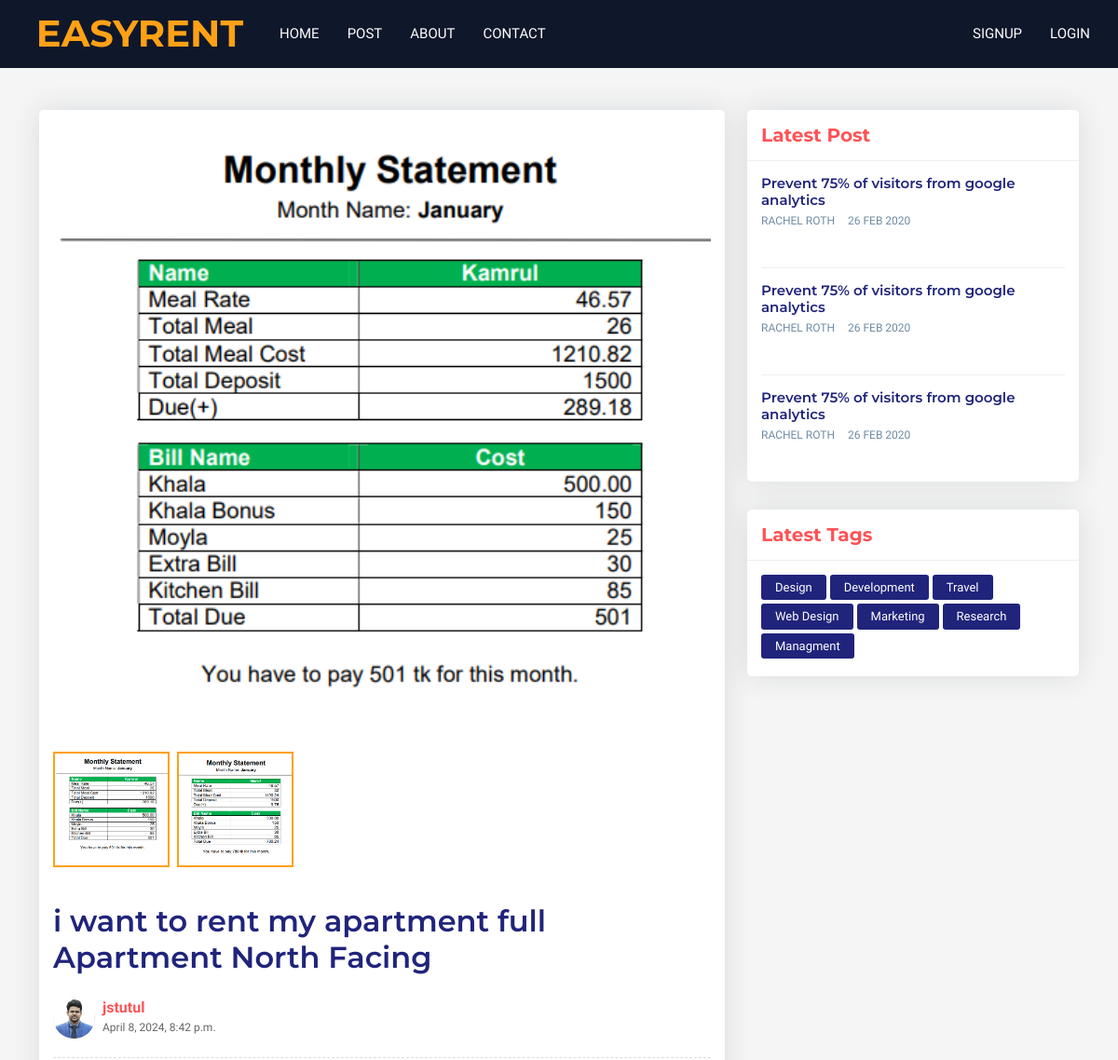
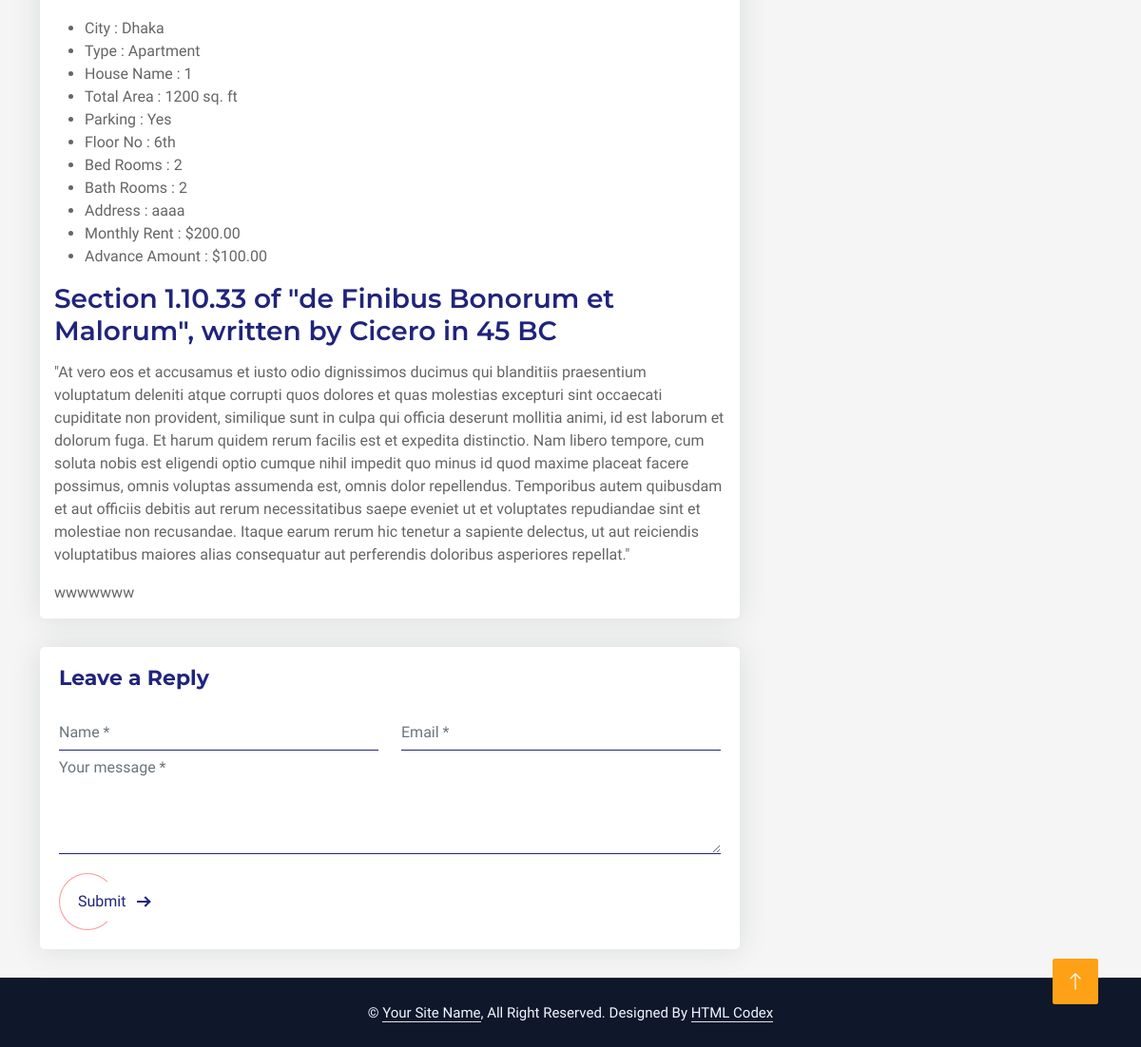
The page /details/7 on the database its author committed (2 pictures, top to bottom).
### App_Rental/models.py (models this page shows, shortened)
class House(models.Model):
    owner = models.ForeignKey(User, on_delete=models.CASCADE)
    title = models.CharField(max_length=500, blank=False)
    city = models.ForeignKey(City, on_delete=models.DO_NOTHING)
    address = models.CharField(max_length=500, blank=False)
    house_type = models.CharField(max_length=10, choices=HOUSE_TYPE_LIST, default="1")
    house_name = models.CharField(max_length=200, null=True)
    house_area = models.IntegerField(default=800)
    description = RichTextField(null=True)
    is_parking = models.BooleanField(default=True)
    total_bedrooms = models.IntegerField(default=0)
    total_bathrooms = models.IntegerField(default=0)
    floor_no = models.IntegerField(default=0)
    map_link =models.CharField(max_length=10000,blank=True)
    monthly_rent = models.DecimalField(max_digits=10, decimal_places=2, default=Decimal('0.00'))
    advacne_rent = models.DecimalField(max_digits=10, decimal_places=2, default=Decimal('0.00'))
    images = models.ManyToManyField('HouseImage', related_name='houses', blank=True)
    is_active=models.BooleanField(default=False)
    is_reject=models.BooleanField(default=False)
    is_rented=models.BooleanField(default=False)
    created=models.DateTimeField(auto_now=True,auto_now_add=False)

class HouseImage(models.Model):
    image = models.ImageField(upload_to='house_photos/')

class City(models.Model):
    name = models.CharField(max_length=200, blank=False)
    is_active = models.BooleanField(default=True)

### App_Account/models.py (models this page shows, shortened)
class UserProfile(models.Model):
    user = models.OneToOneField(User, on_delete=models.CASCADE)
    userType = models.CharField(max_length=10, choices=USER_TYPE_LIST, default=2)
    mobile = models.CharField(max_length=15, blank=True)
    nid = models.CharField(max_length=20, blank=True)
    photo = models.ImageField(upload_to='user_photos/', blank=True)
    city = models.CharField(max_length=100)
    present_address = models.TextField()
    permanent_address = models.TextField()

### HouseRental/views.py (the view)
# urls.py: path('details/<int:id>',Details,name="details"),
def Details(request,id):
    try:
        singlepost=House.objects.get(id=id)
        house_type_list = list(HOUSE_TYPE_LIST)
        houseType=""
        for value,label in house_type_list:
            if value == singlepost.house_type:
                houseType=label
    except House.DoesNotExist:
        return redirect("home")
    contex={
            'rent':singlepost,
            'houseType':houseType
        }
    return render(request,'details.html',contex)

### templates/details.html (shortened to what this page needs)
{% extends 'base.html'%}
{% load static%}
{% block main %}
<div class="blog-single gray-bg">
    <div class="container">
        <div class="row align-items-start">
            <div class="col-lg-8 m-15px-tb">
                <article class="article">
                    <div class="article-img">
                        <img src="{{rent.images.all.0.image.url}}" class="w-100" title="" alt="">
                    </div>
                    <div class="img-list my-4">
                        <div class="d-flex flex-wrap gap-2">
                            {% for image in rent.images.all %}
                            <div class="sg-img">
                                <a href="javascript:void(0);">
                                    <img src="{{ image.image.url }}" alt="image description"></a>
                            </div>
                            {% endfor %}
                        </div>
                    </div>
                    <div class="article-title">
                        <h2>{{rent.title}}</h2>
                        <div class="media d-flex">
                            <div class="avatar">
                                <img src="{{rent.owner.userprofile.photo.url}}" title="" alt="">
                            </div>
                            <div class="media-body">
                                <label>{{rent.owner}}</label>
                                <span>{{rent.created}}</span>
                            </div>
                        </div>
                    </div>
                    <div class="article-content">
                        <ul>
                            <li>City : {{rent.city.name}} </li>
                            <li>Type : {{houseType}} </li>
                            <li>House Name : {{rent.house_name}} </li>
                            <li>Total Area : {{rent.house_area}} sq. ft </li>
                            <li>Parking : {% if rent.is_parking %} Yes {% else %} No {% endif %}</li>
                            <li>Floor No : {{rent.floor_no}}th </li>
                            <li>Bed Rooms : {{rent.total_bedrooms}} </li>
                            <li>Bath Rooms : {{rent.total_bathrooms}} </li>
                            <li>Address : {{rent.address}} </li>
                            <li>Monthly Rent : ${{rent.monthly_rent}} </li>
                            <li>Advance Amount : ${{rent.advacne_rent}} </li>
                        </ul>
                        <div class="col-lg-12">
                            {{rent.description|safe}}
                        </div>
                        <div class="col-lg-12">
                            {{rent.map_link|safe}}
                        </div>
                    </div>
                </article>
                <div class="contact-form article-comment">
                    <h4>Leave a Reply</h4>
                    <form id="contact-form" method="POST">
                        <div class="row">
                            <div class="col-md-6">
                                <div class="form-group">
                                    <input name="Name" id="name" placeholder="Name *" class="form-control" type="text">
                                </div>
                            </div>
                            <div class="col-md-6">
                                <div class="form-group">
                                    <input name="Email" id="email" placeholder="Email *" class="form-control"
                                        type="email">
                                </div>
                            </div>
                            <div class="col-md-12">
                                <div class="form-group">
                                    <textarea name="message" id="message" placeholder="Your message *" rows="4"
                                        class="form-control"></textarea>
                                </div>
                            </div>
                            <div class="col-md-12">
                                <div class="send">
                                    <button class="px-btn theme"><span>Submit</span> <i class="arrow"></i></button>
                                </div>
                            </div>
                        </div>
                    </form>
                </div>
            </div>
            <div class="col-lg-4 m-15px-tb blog-aside">
                <div class="widget widget-latest-post">
                    <div class="widget-title">
                        <h3>Latest Post</h3>
                    </div>
                    <div class="widget-body">
                        <div class="latest-post-aside media">
                            <div class="lpa-left media-body">
                                <div class="lpa-title">
                                    <h5><a href="#">Prevent 75% of visitors from google analytics</a></h5>
                                </div>
                                <div class="lpa-meta">
                                    <a class="name" href="#">
                                        Rachel Roth
                                    </a>
                                    <a class="date" href="#">
                                        26 FEB 2020
                                    </a>
                                </div>
                            </div>
                            <div class="lpa-right">
                            </div>
                        </div>
                        <div class="latest-post-aside media">
                            <div class="lpa-left media-body">
                                <div class="lpa-title">
                                    <h5><a href="#">Prevent 75% of visitors from google analytics</a></h5>
                                </div>
                                <div class="lpa-meta">
                                    <a class="name" href="#">
                                        Rachel Roth
                                    </a>
                                    <a class="date" href="#">
                                        26 FEB 2020
                                    </a>
                                </div>
                            </div>
                            <div class="lpa-right">
                            </div>
                        </div>
                        <div class="latest-post-aside media">
                            <div class="lpa-left media-body">
                                <div class="lpa-title">
                                    <h5><a href="#">Prevent 75% of visitors from google analytics</a></h5>
                                </div>
                                <div class="lpa-meta">
                                    <a class="name" href="#">
                                        Rachel Roth
                                    </a>
                                    <a class="date" href="#">
                                        26 FEB 2020
                                    </a>
                                </div>
                            </div>
                            <div class="lpa-right">
                            </div>
                        </div>
                    </div>
                </div>
                <div class="widget widget-tags">
                    <div class="widget-title">
                        <h3>Latest Tags</h3>
                    </div>
                    <div class="widget-body">
                        <div class="nav tag-cloud">
                            <a href="#">Design</a>
                            <a href="#">Development</a>
                            <a href="#">Travel</a>
                            <a href="#">Web Design</a>
                            <a href="#">Marketing</a>
                            <a href="#">Research</a>
                            <a href="#">Managment</a>
                        </div>
                    </div>
                </div>
            </div>
        </div>
    </div>
</div>
{% endblock %}

### static/css/style.css (style rules this page uses)
:root { --primary: #fea116; --light: #f1f8ff; --dark: #0f172b; }
body { background-color: #ffffff !important; }

### templates/details.html (style rules this page uses)
.gray-bg { background-color: #f5f5f5; }
.blog-aside .widget { box-shadow: 0 0 30px rgba(31, 45, 61, 0.125); border-radius: 5px; overflow: hidden; background: #ffffff; margin-top: 15px; margin-bottom: 15px; width: 100%; display: inline-block; vertical-align: top; }
.blog-aside .widget-body { padding: 15px; }
.blog-aside .widget-title { padding: 15px; border-bottom: 1px solid #eee; }
.blog-aside .widget-title h3 { font-size: 20px; font-weight: 700; color: #fc5356; margin: 0; }
.blog-aside .latest-post-aside+.latest-post-aside { border-top: 1px solid #eee; padding-top: 15px; margin-top: 15px; }
.blog-aside .latest-post-aside .lpa-right { width: 90px; }
.blog-aside .latest-post-aside .lpa-left { padding-right: 15px; }
.blog-aside .latest-post-aside .lpa-title h5 { margin: 0; font-size: 15px; }
.blog-aside .latest-post-aside .lpa-title a { color: #20247b; font-weight: 600; }
.blog-aside .latest-post-aside .lpa-meta a { color: #6F8BA4; font-size: 12px; text-transform: uppercase; display: inline-block; margin-right: 10px; }
.tag-cloud a { padding: 4px 15px; font-size: 13px; color: #ffffff; background: #20247b; border-radius: 3px; margin-right: 4px; margin-bottom: 4px; }
.blog-single { padding-top: 30px; padding-bottom: 30px; }
.article { box-shadow: 0 0 30px rgba(31, 45, 61, 0.125); border-radius: 5px; overflow: hidden; background: #ffffff; padding: 15px; margin: 15px 0 30px; }
.article .article-title { padding: 15px 0 20px; }
.article .article-title h2 { color: #20247b; font-weight: 600; }
.article .article-title .media { padding-top: 15px; border-bottom: 1px dashed #ddd; padding-bottom: 20px; }
.article .article-title .media .avatar { width: 45px; height: 45px; border-radius: 50%; overflow: hidden; }
.article .article-title .media .media-body { padding-left: 8px; }
.article .article-title .media .media-body label { font-weight: 600; color: #fc5356; margin: 0; }
.article .article-title .media .media-body span { display: block; font-size: 12px; }
.article .article-content h1, .article .article-content h2, .article .article-content h3, .article .article-content h4, .article .article-content h5, .article .article-content h6 { color: #20247b; font-weight: 600; margin-bottom: 15px; }
.article-comment { box-shadow: 0 0 30px rgba(31, 45, 61, 0.125); border-radius: 5px; overflow: hidden; background: #ffffff; padding: 20px; }
.article-comment h4 { color: #20247b; font-weight: 700; margin-bottom: 25px; font-size: 22px; }
img { max-width: 100%; }
img { vertical-align: middle; border-style: none; }
.contact-form .form-control { border: none; border-bottom: 1px solid #20247b; background: transparent; border-radius: 0; padding-left: 0; box-shadow: none !important; }
.contact-form .send { margin-top: 20px; }
.px-btn { padding: 0 50px 0 20px; line-height: 60px; position: relative; display: inline-block; color: #20247b; background: none; border: none; }
.px-btn:before { content: ""; position: absolute; top: 0; left: 0; display: block; border-radius: 30px; background: transparent; border: 1px solid rgba(252, 83, 86, 0.6); border-right: 1px solid transparent; -moz-transition: ease all 0.35s; -o-transition: ease all 0.35s; -webkit-transition: ease all 0.35s; transition: ease all 0.35s; width: 60px; height: 60px; }
.px-btn .arrow { width: 13px; height: 2px; background: currentColor; display: inline-block; position: absolute; top: 0; bottom: 0; margin: auto; right: 25px; }
.px-btn .arrow:after { width: 8px; height: 8px; border-right: 2px solid currentColor; border-top: 2px solid currentColor; content: ""; position: absolute; top: -3px; right: 0; display: inline-block; -moz-transform: rotate(45deg); -o-transform: rotate(45deg); -ms-transform: rotate(45deg); -webkit-transform: rotate(45deg); transform: rotate(45deg); }
.sg-img { width: 125px; overflow: hidden; border: 2px solid #fea116; }

### rows shown on the page
House: images.all.0.image (picture), title "i want to rent my apartment full Apartment North Facing", owner.userprofile.photo (picture), owner "jstutul", created "April 8, 2024, 8:42 p.m.", city.name "Dhaka", house_name "1", house_area "1200", floor_no "6", total_bedrooms "2", total_bathrooms "2", address "aaaa", monthly_rent "200.00", advacne_rent "100.00", description "Section 1.10.33 of \"de Finibus Bonorum et Malorum\", written by Cicero in 45 BC \"At vero eos et accusamus et iusto odio dignissimos ducimus qui blanditiis praesentium voluptatum deleniti atque corrupti quos dolores et quas molestias excepturi sint occaecati cupiditate non provident, similique sunt in culpa qui officia deserunt mollitia animi, id est laborum et dolorum fuga. Et harum quidem rerum facilis est et expedita distinctio. Nam libero tempore, cum soluta nobis est eligendi optio cumque nihil impedit quo minus id quod maxime placeat facere possimus, omnis voluptas assumenda est, omnis dolor repellendus. Temporibus autem quibusdam et aut officiis debitis aut rerum necessitatibus saepe…", map_link "wwwwwww"
HouseImage: image (picture)
HouseImage: image (picture)

### other values the page prints
{{ houseType }} "Apartment"
